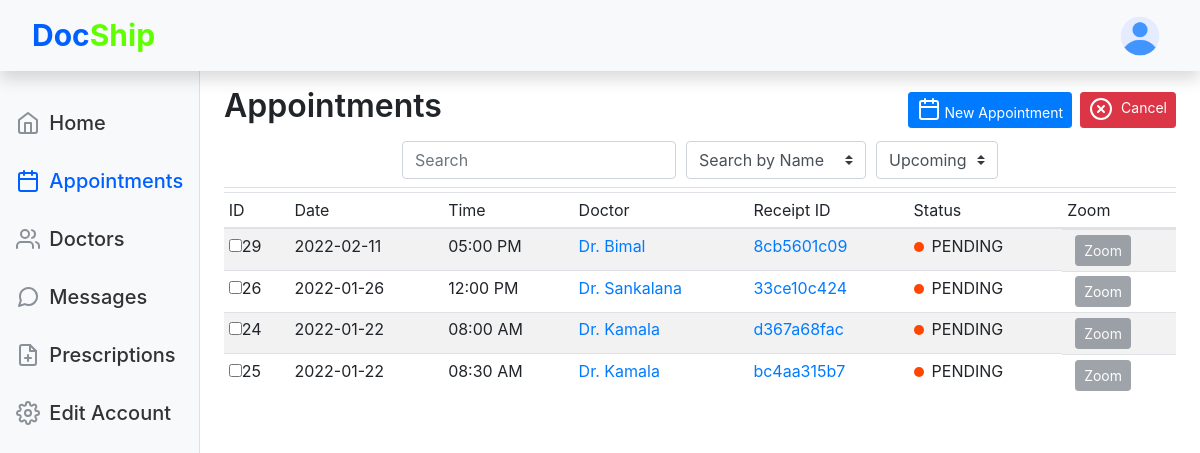
Page /patient/appointments (signed in) on the committed database.
### tables this page shows
CREATE TABLE IF NOT EXISTS `appointment` (
  `id` bigint(20) NOT NULL AUTO_INCREMENT,
  `patient_id` bigint(20) NOT NULL,
  `doctor_id` bigint(20) NOT NULL,
  `time` time NOT NULL,
  `date` date NOT NULL,
  `receipt_id` varchar(255) NOT NULL,
  `prescription_id` varchar(255) NOT NULL,
  `is_paid` bit(1) NOT NULL,
  `status` varchar(15) NOT NULL,
  `description` varchar(255) NOT NULL,
  `is_rated` bit(1) NOT NULL DEFAULT b'0',
  `is_exit` bit(1) NOT NULL,
  `zoom_link` varchar(1000) NOT NULL DEFAULT '"http://localhost/docship/pages/zoom"',
  PRIMARY KEY (`id`),
  KEY `appointment_patient` (`patient_id`),
  KEY `appointment_doctor` (`doctor_id`),
  KEY `appointment_receipt` (`receipt_id`),
  KEY `appointment_perscription` (`prescription_id`)
);

CREATE TABLE IF NOT EXISTS `doctor` (
  `id` bigint(20) NOT NULL AUTO_INCREMENT,
  `user_id` bigint(20) NOT NULL,
  `firstname` varchar(20) NOT NULL,
  `lastname` varchar(20) NOT NULL,
  `email` varchar(100) NOT NULL,
  `pwd` longtext NOT NULL,
  `bday` date NOT NULL,
  `gender` varchar(10) NOT NULL,
  `charge_amount` double NOT NULL,
  `category` varchar(50) NOT NULL,
  `college` varchar(50) NOT NULL,
  `working_from` time NOT NULL,
  `working_to` time NOT NULL,
  `working_days` varchar(20) NOT NULL,
  `nic` varchar(20) NOT NULL,
  `discount` double NOT NULL,
  `telephone` varchar(20) NOT NULL,
  `bank_name` varchar(50) NOT NULL,
  `bank_branch` varchar(25) NOT NULL,
  `bank_acc_no` varchar(20) NOT NULL,
  `total_income` double NOT NULL,
  `current_arrears` double NOT NULL,
  `is_remove` bigint(1) NOT NULL DEFAULT '0',
  PRIMARY KEY (`id`),
  UNIQUE KEY `nic` (`nic`) USING BTREE,
  KEY `user_admin` (`user_id`)
);

### app/libraries/Core.php (called while the page is built, shortened)
<?php
  class Core {
    protected $currentController = 'pages';
    protected $currentMethod = 'index';
    public function setAttributes(){
      $url = $this->getUrl();
      if(file_exists('../app/controllers/' . ucwords($url[0]). '.php')){
        $this->currentController = ucwords($url[0]);
        unset($url[0]);
      }elseif(isset($_SESSION['role'])){
        $this->currentController=$_SESSION['role'];
      }
       $controllers = ControllerFactory::getInstance();
       $this->currentController = $controllers->getController($this->currentController);
      if(isset($url[1])){
        if(method_exists($this->currentController, $url[1])){
          $this->currentMethod = $url[1];
          unset($url[1]);
        }
      }
      $this->params = $url ? array_values($url) : [];
      call_user_func_array([$this->currentController, $this->currentMethod], $this->params);
    }
    public function getUrl(){
      if(isset($_GET['url'])){
        $url = rtrim($_GET['url'], '/');
        $url = filter_var($url, FILTER_SANITIZE_URL);
        $url = explode('/', $url);
        return $url;
      }
    }
    private function resetAttribute(){
      $this->currentController = 'pages';
      $this->currentMethod = 'index';
    }
  }

### public/index.php (called while the page is built, shortened)
<?php
    $libraries = LibFactory::getInstance();
    $init = $libraries->getLibrary("Core");
    $init->setAttributes();

### app/libraries/Database.php (called while the page is built, shortened)
<?php
final class Database {
    private $host = DB_HOST;
    private $user = DB_USER;
    private $pwd = DB_PASS;
    private $dbname = DB_NAME;
    private $mysqli;
    public function __construct(){
        $this->mysqli = new mysqli($this->host,$this->user,$this->pwd, $this->dbname);
    }
    public function selectAll($sql , $params = []){
        try{
            $result = $this->mysqli->query($sql);
            if($result->num_rows > 0){
                return $result->fetch_all(MYSQLI_ASSOC);
            }else {
                return [];
            }
            $result_arr = $result->fetch_all(MYSQLI_ASSOC);
            return $result_arr;
        }catch(Exception $e){
            return -1;
        }
    }
}

### app/models/AppointmentModel.php (called while the page is built, shortened)
<?php
    class AppointmentModel{
        private $DB;
        public function __construct(){
            $this->DB = LibFactory::getInstance()->getLibrary('Database');
        }
        public function findByPatientId($patientid){
            $sql1 = "SELECT appointment.id , appointment.doctor_id , appointment.time , appointment.date , appointment.receipt_id , appointment.prescription_id , appointment.is_paid , appointment.description , appointment.is_rated , appointment.is_exit , appointment.status , appointment.zoom_link , doctor.firstname FROM appointment INNER JOIN doctor ON appointment.doctor_id=doctor.id WHERE appointment.patient_id = $patientid AND appointment.is_exit = 0 AND appointment.status = 'PENDING' ORDER BY appointment.date DESC";
            $result = $this->DB->selectAll($sql1);
            $output = array();
            if($result!=-1){
                if(empty($result)){
                    $output['error'] = "empty";
                    $output['value'] = [];
                    return $output;
                }else{
                    $output['value'] = $result;
                    return $output;
                }
            }else {
                $output['error'] = "system_error";
                return $output;
            }
        }
    }

### app/views/patient/appointments.php (the view, shortened to what this page needs)
<?php
  function getStatusColor($status){
    switch($status){
      case 'PENDING':
        return 'orange';
    }
  }
  function getZoomLink($link , $status){
    switch($status){
      case '0':
        return '<a><button class="btn btn-sm btn-secondary d-flex justify-content-center ml-2" disabled>Zoom</button></a>';
    }
  }
?>
<?php require_once APPROOT . "/views/inc/header_patient.php"; ?>
<main role="main" class="appointments col-md-9 ml-sm-auto col-lg-10 px-md-4" id="b">
  <div class="d-flex justify-content-between flex-wrap flex-md-nowrap align-items-center pt-3 mb-2">
    <h2 class="title">Appointments</h2>
      <div class="btn-toolbar mb-2 mb-md-0">
        <a type="button" href="<?php echo URLROOT; ?>/appointment/add" class="btn btn-sm btn-primary" id="appointment-form">
          <span data-feather="calendar"></span>
          New Appointment
        </a>
        <button type="button" class="btn btn-sm btn-danger d-flex justify-content-center ml-2" id="appointment-cancel" onclick="cancel();">
        <span data-feather="x-circle" class="mr-2"></span>
        Cancel
      </button>
      </div>
  </div>
  <form class="my-1 d-flex justify-content-center border-bottom">
    <div class="form-row mx-2 mb-2">
      <div class="col-12 col-md-auto">
        <input id="filter" type="text" class="form-control" placeholder="Search">
      </div>
      <div class="col-auto">
        <select id="search" class="custom-select">
          <option value="name-of-doc" selected>Search by Name</option>
        </select>
      </div>
      <div class="col-auto">
        <select id="status" class="custom-select" onchange="setUrlAppoinmentPat(this.value);">
          <option value="pending" selected>Upcoming</option>
        </select>
      </div>
    </div>
  </form>
  <div class="table-responsive">
        <?php
          if(isset($data['appointments'])){
            if(!empty($data['appointments'])){
              echo "<table class='table table-striped table-sm' >";
              echo "<thead>";
              echo "<tr>";
                echo "<th>ID</th>";
                echo "<th>Date</th>";
                echo "<th>Time</th>";
                echo "<th>Doctor</th>";
                echo "<th>Receipt ID</th>";
                echo "<th>Status</th>";
                echo "<th>Zoom</th>";
              echo "</tr>";
              echo "</thead>";
              echo "<tbody>";
              foreach($data['appointments'] as $appointment){
                $r1 = "<td class='app-id'><input class='appointmentCheckbox' id='appointment-id' type='checkbox' value='".$appointment['id']."' >". $appointment['id'] . "</td>";
                $r2 = "<td class='app-date'>" . $appointment['date'] . "</td>";
                $r3 = "<td class='app-time'>" . date('h:i A', strtotime($appointment['time'])) . "</td>";
                $r4 = "<td class='name-of-doc'><a href='".URLROOT."/doctor/detail/".$appointment['doctor_id']."'>Dr. " . $appointment['firstname'] . "</a></td>";
                $r5 = "<td class='app-receipt'><a href='".URLROOT."/receipt/show/".$appointment['receipt_id']."'>" . $appointment['receipt_id'] . "</a></td>";
                $color = getStatusColor($appointment['status']);
                $r6 = "<td><span class= 'status " . $color . "'></span>".$appointment['status'] . "</td>";
                $r7 = "<td>". getZoomLink($appointment['zoom_link'] , $appointment['is_paid']). "</td>";
                $row = "<tr class='appoinments'>" . $r1 .$r2 . $r3 . $r4 . $r5 . $r6 . $r7 . "</tr>";
                echo $row;
              }
              echo " </tbody>";
              echo "</table>";
            }else {
              echo "<br><p>" . 'No any Appointment available.' . "</p>";
            }
          }else {
            echo "<br><p style='color:red'>" . 'System failure.' . "</p>";
          }
        ?>
  </div>
</main>
<?php require_once APPROOT."/views/inc/footer.php"; ?>

### public/css/dashboard.css (style rules this page uses)
:root { --weightHeader: 600; --weightText: 400; --bg-blue: #0060ff; --bg-blue-hover: #035ae6; --bg-green: #60ff00; --bg-green-hover: #5ce705; --bg-dark: #191516; --bg-light: #fffdfa; --color-unimportant-text: #899097; --color-important-text: #333333; }
* { font-size: 1rem; font-weight: var(--weightText); }
.feather { width: 1.5rem; height: 1.5rem; vertical-align: text-bottom; }
.title { font-size: 2rem; font-weight: 600; text-align: center; }
td .status { display: inline-block; height: 10px; width: 10px; border-radius: 50%; margin-right: 0.5rem; }
tr td:last-child { display: flex; align-items: center; }
.status.orange { background-color: orangered; }
.status { background-color: var(--green); width: 0.75rem; height: 0.75rem; }

### public/css/style.css (style rules this page uses)
* { transition: all 1s ease-in-out; }

### rows in the picture
appointment: id "29", date "2022-02-11", time "05:00 PM", doctor.firstname "Bimal", receipt "8cb5601c09", status "PENDING", is_paid "Zoom"
appointment: id "26", date "2022-01-26", time "12:00 PM", doctor.firstname "Sankalana", receipt "33ce10c424", status "PENDING", is_paid "Zoom"
appointment: id "24", date "2022-01-22", time "08:00 AM", doctor.firstname "Kamala", receipt "d367a68fac", status "PENDING", is_paid "Zoom"
appointment: id "25", date "2022-01-22", time "08:30 AM", doctor.firstname "Kamala", receipt "bc4aa315b7", status "PENDING", is_paid "Zoom"
